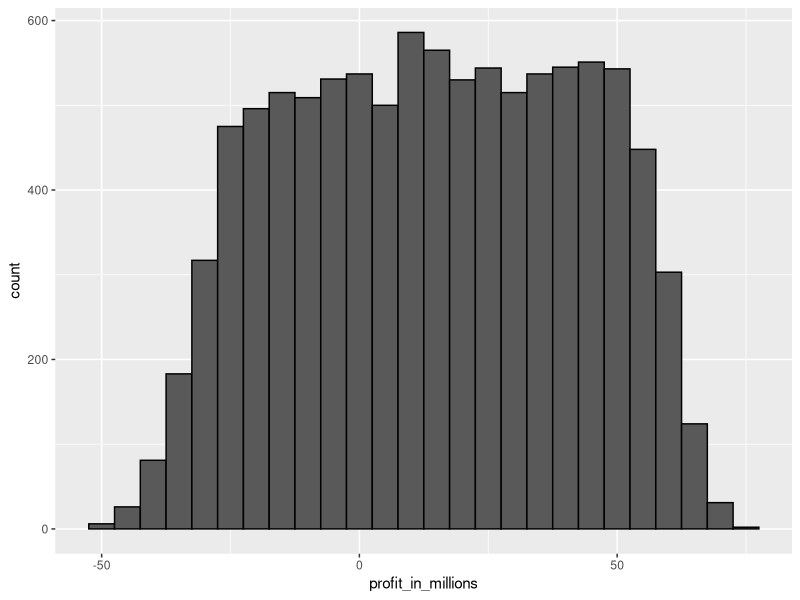

Recreate this plot in R.
#!/usr/bin/env Rscript
suppressPackageStartupMessages(library(tidyverse))

p <- .04
loss_per_foreclosure <- -200000
r <- 0.05
print("Interest on loan:")
x <- r * 180000
x
print("Expected value per loan:")
loss_per_foreclosure * p + x * (1-p)

print("Calculating number of loans for desired probability of losing money")
z <- qnorm(0.01)
l <- loss_per_foreclosure
n <- ceiling((z^2*(x-l)^2*p*(1-p))/(l*p + x*(1-p))^2)
print("number of loans required")
n    
print("expected profit over n loans")
n*(loss_per_foreclosure*p + x * (1-p))   

print("Monte Carlo simulation with known default probability")
print("This Monte Carlo simulation estimates the expected profit given a known probability of default 0.4.")

set.seed(100)
B <- 10000
p <- 0.04
x <- 0.05 * 180000
profit <- replicate(B, {
    draws <- sample(c(x, loss_per_foreclosure), n, prob=c(1-p, p), replace = TRUE)
    sum(draws)
})
print("Expected profit with probability 0.04")
mean(profit)
print("probability of losing money")
mean(profit < 0)    

p <- 0.03
profit <- replicate(B, {
    draws <- sample(c(x, loss_per_foreclosure), n, prob=c(1-p, p), replace = TRUE)
    sum(draws)
})
print("Expected profit with probability 0.03")
mean(profit)
print("probability of losing money")
mean(profit < 0)    

p <- 0.05
profit <- replicate(B, {
    draws <- sample(c(x, loss_per_foreclosure), n, prob=c(1-p, p), replace = TRUE)
    sum(draws)
})
print("Expected profit with probability 0.05")
mean(profit)
print("probability of losing money")
mean(profit < 0)    

print("Monte Carlo simulation with unknown default probability")
print("This Monte Carlo simulation estimates the expected profit given an unknown probability of default , modeling the situation where an event changes the probability of default for all borrowers simultaneously.")

p <- 0.04
x <- 0.05 * 180000
profit <- replicate(B, {
    new_p <- 0.04 + sample(seq(-0.01, 0.01, length = 100), 1)
    draws <- sample( c(x, loss_per_foreclosure), n, 
                        prob=c(1-new_p, new_p), replace = TRUE)
    sum(draws)
})
print("expected profit")
mean(profit)    
print("probability of losing money")
mean(profit < 0)    
print("probability of losing more than 10 million")
mean(profit < -10000000)   

data.frame(profit_in_millions=profit/10^6) %>% 
  ggplot(aes(profit_in_millions)) + 
  geom_histogram(color="black", binwidth = 5)
